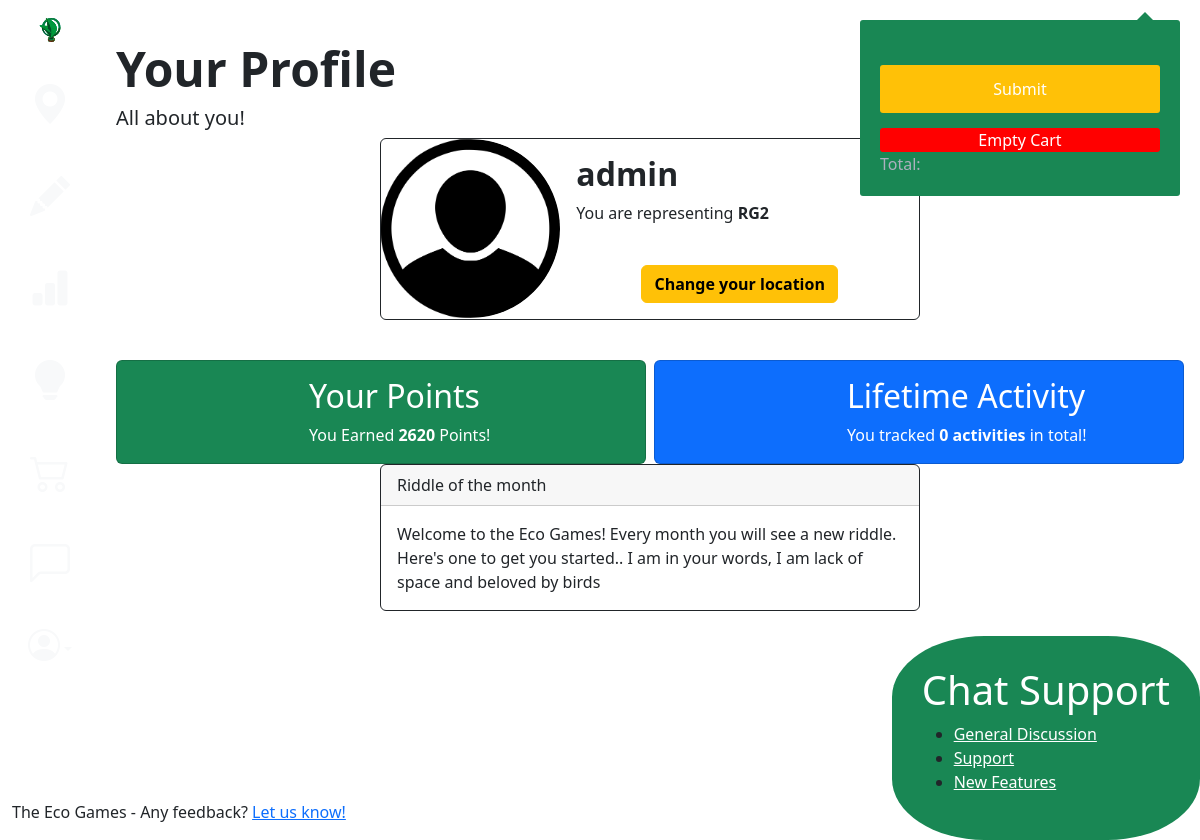
Before: /game/ (signed in) with the older database file.
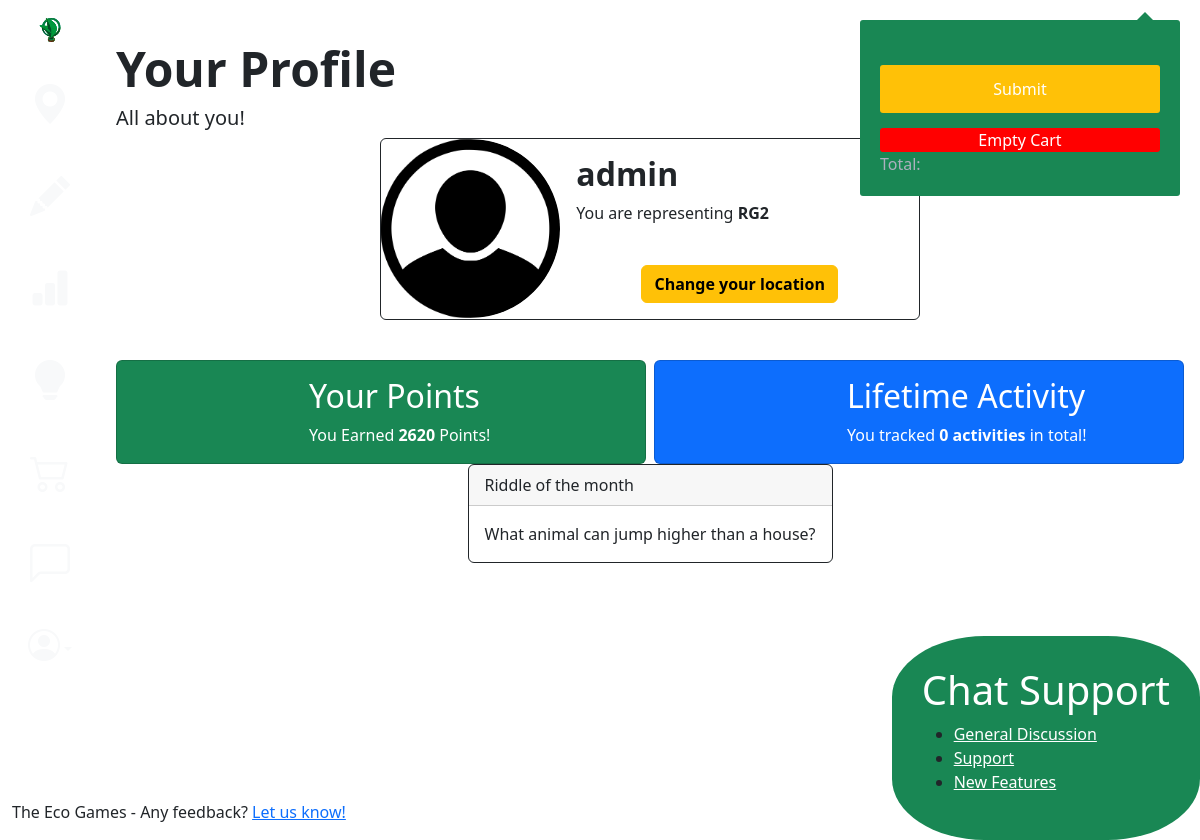
After: the same page with the newer database file.
### game/models.py (models this page shows)
class Riddles(models.Model):
    r_id=models.IntegerField(default=1)
    text=models.TextField()

### game/views.py (the view)
# urls.py: path('', views.profile, name ='profile'), # Change to account
@login_required
def profile(request):
    context = {}
    player, created = Challenger.objects.get_or_create(user=request.user)
    player.save()
    context['line_items']=getCartItems(player)
    riddle=Riddles.objects.get(r_id=1)
    QUOTE_URL = 'https://api.api-ninjas.com/v1/riddles'
    API_KEY=config('API_KEY')
    today = datetime.date.today()
    if calendar.monthrange(today.year, today.month)[1] == today.day:
        response = requests.get(QUOTE_URL, headers={'X-Api-Key': API_KEY})
        if response.status_code == requests.codes.ok:
            data=response.json()
            question=data[0]['question']
            context['api_response']=question
            riddle.text=question
            riddle.save()
        else:
            print("Error:", response.status_code, response.text)
    else:
        r=getattr(riddle,'text')
        context['api_response']=r
        riddle.save()
    currentUser = request.user
    context["currentUser"] = currentUser
    context["challenger"] = currentUser.challenger
    locationForm = locationUpdateForm(request.POST or None)
    context["locationForm"] = locationForm
    currentUser = request.user
    currentChallenger = currentUser.challenger
    challengerActivity = LineItem.objects.filter(cart__challenger=currentChallenger).count()
    context["recordedActivities"] = challengerActivity
    return render(request, 'game/profile.html', context)

### game/views.py (called while the page is built)
@login_required
def getCartItems(player):
    cart, created = UserCart.objects.get_or_create(challenger=player)
    cart.save()
    context={}
    context['line_items'] = LineItem.objects.filter(cart=cart, checkedOut=False, dateRecorded=date.today()) #set up the line items
    return context['line_items']

### game/templates/game/profile.html (shortened to what this page needs)
{% extends 'base.html' %}
{% load static %}
{% block content %}
<br>
<h1 class="display-5 fw-bold">Your Profile</h1>
<h5>All about you!</h5>
<div id = "profilePane">
    <div class = "d-flex justify-content-center" >
        <div class="card mb-3 border border-dark" style="max-width: 540px;" id = "profileCard">
            <div class="row g-0">
              <div class="col-md-4">
                <img src="{% static 'defaultprofile.png' %}" class="img-fluid rounded-start rounded-circle" alt="You!">
              </div>
              <div class="col-md-8">
                <div class="card-body">
                  <h2 class="card-title"><strong>{{currentUser.username}}</strong></h2>
                  <p class="card-text">You are representing <strong>{{challenger.postcode}}</strong></p>
                  <br>
                  <div class = "d-flex justify-content-center">
                    <button type = "button" class = "btn btn-warning" data-bs-toggle="modal" data-bs-target="#exampleModal"><strong>Change your location</strong></button>
                  </div>
                </div>
              </div>
            </div>
          </div>
    </div>
</div>
<br>
<div class="row row-cols-2 row-cols-md-2 g-2">
    <div class = "col">
        <div class="card text-white bg-success h-100" id = "pointsCard">
            <div class="row g-0">
              <div class="col-md-4">
              </div>
              <div class="col-md-8">
                <div class="card-body">
                  <h2 class="card-title">Your Points</h2>
                  <p class="card-text">You Earned <strong>{{challenger.score}}</strong> Points!</p>
                </div>
              </div>
            </div>
          </div>
    </div>
    <div class = "col">
        <div class="card text-white bg-primary h-100" id = "activityCard">
            <div class="row g-0">
              <div class="col-md-4">
              </div>
              <div class="col-md-8">
                <div class="card-body">
                  <h2 class="card-title">Lifetime Activity</h2>
                  <p class="card-text">You tracked <strong>{{recordedActivities}} activities</strong> in total!</p>
                </div>
              </div>
            </div>
          </div>
    </div>
</div>
<div id = "profilePane">
      <div class = "d-flex justify-content-center">
          <div class="card mb-3 border border-dark" style="max-width: 540px;" id = "riddle">
            <div class="card-header"><p class="card-text">Riddle of the month</p></div>
            <div class="card-body"><p class="card-text">{{api_response}}</p></div>
          </div>
      </div>
</div>
{% endblock %}

Changed rows visible on the page:
changed Riddles: text "Welcome to the Eco Games! Every month you will see a new riddle. Here's one to get you started.. I am in your words, I am lack of space and beloved by birds" → "What animal can jump higher than a house?"
